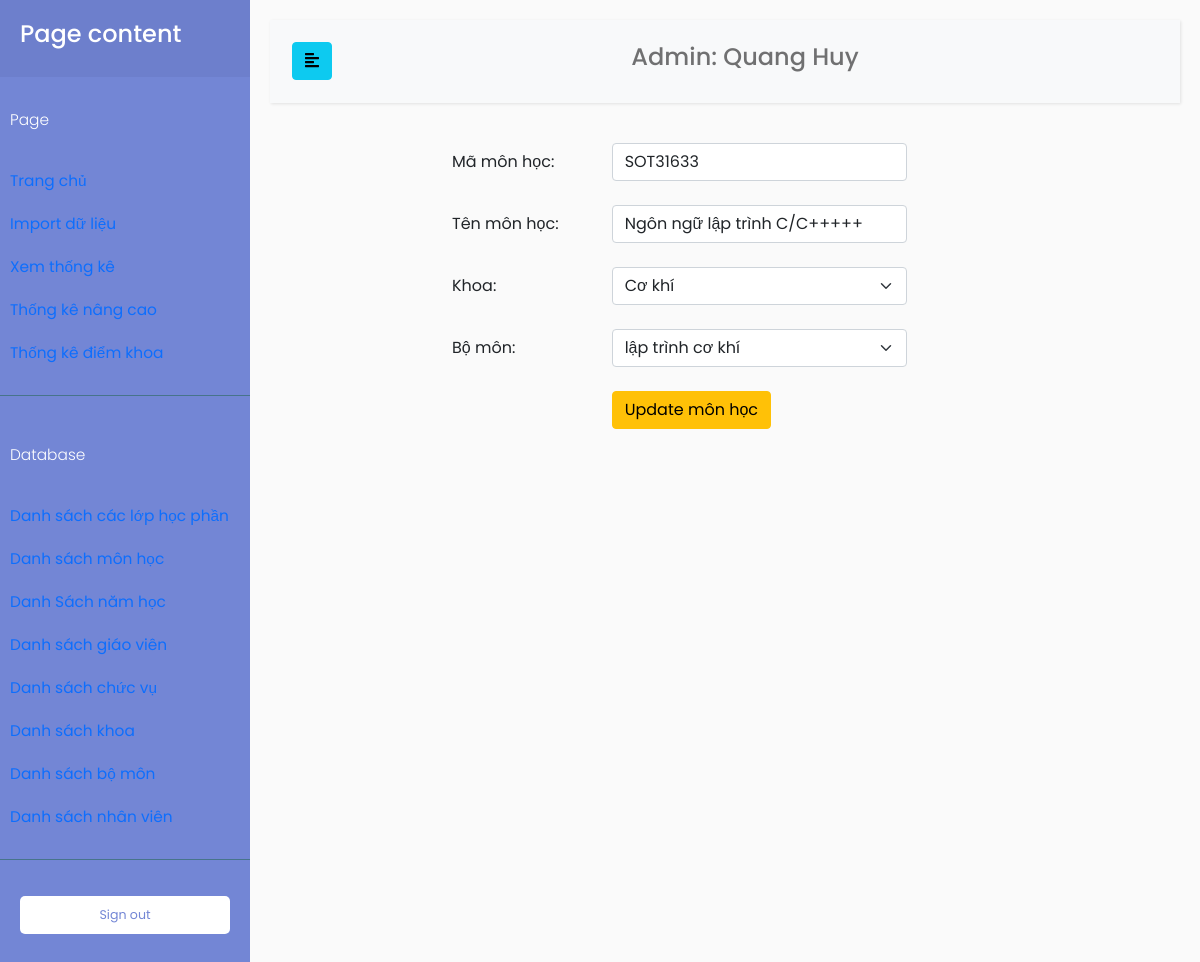
Screenshot of /index.php?TenChucVu=admin&page=updateMonHoc&MaHocPhan=8 (signed in) with the database file from the repository.
### tables this page shows
CREATE TABLE `nhanvien` (
  `MaNhanVien` varchar(100) NOT NULL,
  `TenNhanVien` varchar(100) NOT NULL,
  `MatKhau` varchar(100) NOT NULL,
  `MaChucVu` int(11) NOT NULL
);

CREATE TABLE `hocphan` (
  `MaHocPhan` int(11) NOT NULL,
  `MaBoMon` int(11) NOT NULL,
  `MaKhoa` int(11) NOT NULL,
  `TenHocPhan` varchar(100) NOT NULL,
  `MaDuLieuHocPhan` varchar(100) NOT NULL
);

CREATE TABLE `khoa` (
  `MaKhoa` int(11) NOT NULL,
  `TenKhoa` varchar(100) NOT NULL
);

CREATE TABLE `bomon` (
  `MaBoMon` int(11) NOT NULL,
  `MaKhoa` int(11) NOT NULL,
  `TenBoMon` varchar(100) NOT NULL
);

### database/DBController.php (called while the page is built, shortened)
<?php
class DBController
{
    protected $host = 'localhost';
    protected $user = 'root';
    protected $password = '';
    protected $database = 'quanlydanhgia';
    public function __construct()
    {
        $this->con = mysqli_connect($this->host, $this->user, $this->password, $this->database);
    }
}

### function.php (called while the page is built, shortened)
<?php
require('database/DBController.php');
require('database/Account.php');
require('database/InfoSmallTable.php');
$db = new DBController();
$account = new Account($db);
$infoSmallTable = new InfoSmallTable($db);

### database/Account.php (called while the page is built, shortened)
<?php
class Account
{
    public $db = null;
    public function __construct(DBController $db)
    {
        $this->db = $db;
    }
    public function getTenNhanVien($userID, $table = 'giaovien', $key = 'MaGiaoVien')
    {
        $result = $this->db->con->query("SELECT TenNhanVien FROM $table as tb JOIN chucvu on tb.MaChucVu = chucvu.MaChucVu WHERE $key = '{$userID}'");
        $resultArray = array();
        if ($result->num_rows > 0) {
            while ($row = $result->fetch_assoc()) {
                $resultArray[] = $row;
            }
        }
        return $resultArray[0]['TenNhanVien'];
    }
}

### database/InfoSmallTable.php (called while the page is built, shortened)
<?php
class InfoSmallTable
{
    public $db = null;
    public function __construct(DBController $db)
    {
        $this->db = $db;
    }
    public function getThongTinBang($table = 'Khoa')
    {
        $result = $this->db->con->query("SELECT * FROM {$table}");
        $resultArr = array();
        while ($row = mysqli_fetch_array($result, MYSQLI_ASSOC)) {
            $resultArr[] = $row;
        }
        return $resultArr;
    }
    public function getThongTinHocPhan($maHocPhan, $noiDung = 'TenHocPhan')
    {
        $result = $this->db->con->query("SELECT $noiDung FROM HocPhan WHERE MaHocPhan = '{$maHocPhan}'");
        $resultArr = array();
        while ($row = mysqli_fetch_array($result, MYSQLI_ASSOC)) {
            $resultArr[] = $row;
        }
        return $resultArr[0][$noiDung];
    }
}

### page/admin/updateDataCSDL/updateMonHoc.php (the view, shortened to what this page needs)
<?php
if ($_GET["TenChucVu"] === 'admin') {
    if (isset($_GET["MaHocPhan"])) {
        $maHocPhan = $_GET["MaHocPhan"];
        $maDuLieuHocPhan = $infoSmallTable->getThongTinHocPhan($maHocPhan, 'MaDuLieuHocPhan');
        $tenMonHoc = $infoSmallTable->getThongTinHocPhan($maHocPhan, 'TenHocPhan');
        $maKhoa = $infoSmallTable->getThongTinHocPhan($maHocPhan, 'MaKhoa');
        $maBoMon = $infoSmallTable->getThongTinHocPhan($maHocPhan, 'MaBoMon');
    }
    $boMon = $infoSmallTable->getThongTinBang("BoMon");
    $khoa = $infoSmallTable->getThongTinBang("Khoa");
}
?>
<form action="" method="post" style="width:50%;margin-left:20%">
    <div class="row pb-4">
        <label class="col-4  col-form-label" style="font-size: 1rem;">Mã môn học: </label>
        <div class="col-8">
            <input required class="form-control" type="text" name="maDuLieuHocPhan" placeholder="nhập mã môn học" value="<?php echo $maDuLieuHocPhan; ?>">
        </div>
    </div>
    <div class="row pb-4">
        <label class="col-4  col-form-label" style="font-size: 1rem;">Tên môn học: </label>
        <div class="col-8">
            <input required class="form-control" type="text" name="tenMonHoc" placeholder="nhập tên môn học" value="<?php echo $tenMonHoc; ?>">
        </div>
    </div>
    <div class="row pb-4">
        <label class="col-4  col-form-label" style="font-size: 1rem;">Khoa: </label>
        <div class="col-8">
            <select required class="form-select" name="selectKhoa">
                <?php foreach ($khoa as $item) : ?>
                    <option <?php if ($maKhoa === $item['MaKhoa']) {
                                echo "selected";
                            }
                            ?> value="<?php echo $item['MaKhoa'] ?>"><?php echo $item['TenKhoa'] ?></option>
                <?php endforeach; ?>
            </select>
        </div>
    </div>
    <div class="row pb-4">
        <label class="col-4  col-form-label" style="font-size: 1rem;">Bộ môn: </label>
        <div class="col-8">
            <select required class="form-select" name="selectBoMon">
                <?php foreach ($boMon as $item) : ?>
                    <option <?php if ($maBoMon === $item['MaBoMon']) {
                                echo "selected";
                            } ?> value="<?php echo $item['MaBoMon'] ?>"><?php echo $item['TenBoMon'] ?></option>
                <?php endforeach; ?>
            </select>
        </div>
    </div>
    <div class="row">
        <div class="col-4"></div>
        <div class="col-8">
            <input type="submit" name="submitUpdate" class="btn btn-warning" value="Update môn học">
        </div>
    </div>
</form>

### index.php (shortened to what this page needs)
<!doctype html>
<html lang="en">
<head>
    <link href="https://cdn.jsdelivr.net/npm/bootstrap@5.0.0-beta3/dist/css/bootstrap.min.css" rel="stylesheet">
    <link rel="stylesheet" href="//code.jquery.com/ui/1.12.1/themes/base/jquery-ui.css">
    <link href="https://ajax.googleapis.com/ajax/libs/jqueryui/1.12.1/themes/base/jquery-ui.css" rel="stylesheet" type="text/css" />
    <link href="css/dashboard.css" rel="stylesheet">
    <link href="css/customTable.css" rel="stylesheet">
    <link rel="stylesheet" href="css/sidebar.css">
</head>
<?php
require('function.php');
if ($_GET["TenChucVu"]) {
    $tenChucVu = $_GET["TenChucVu"];
}
if (isset($_GET["page"])) {
    $page = $_GET["page"];
}
$tenGiaoVien = NULL;
if ($tenChucVu === 'admin' || $tenChucVu === 'nhanvien') {
    if ($tenChucVu === 'admin') {
        $tenCV = "Admin";
    }
    $tenGiaoVien = $account->getTenNhanVien($_SESSION['MaDangNhap'], 'NhanVien', 'MaNhanVien');
}
?>
<body>
    <div class="wrapper">
        <nav id="sidebar">
            <div class="sidebar-header">
                <h4>Page content</h4>
            </div>
            <ul class="list-unstyled components">
                <p>Page</p>
                <li class="nav-item">
                    <a class="nav-link active" aria-current="page" href="index.php?TenChucVu=<?php echo $tenChucVu; ?>">
                        Trang chủ
                    </a>
                </li>
                <?php if ($tenChucVu === 'admin') : ?>
                    <li class="nav-item">
                        <a class="nav-link" href="index.php?TenChucVu=<?php echo $tenChucVu; ?>&page=data">
                            Import dữ liệu
                        </a>
                    </li>
                    <li class="nav-item">
                        <a class="nav-link" href="index.php?TenChucVu=<?php echo $tenChucVu; ?>&page=calculate">
                            Xem thống kê
                        </a>
                    </li>
                    <li class="nav-item">
                        <a class="nav-link" href="index.php?TenChucVu=<?php echo $tenChucVu; ?>&page=thongkenangcao">
                            Thống kê nâng cao
                        </a>
                    </li>
                <?php endif; ?>
                <?php if ($tenChucVu === 'truongkhoa' || $tenChucVu === 'admin') : ?>
                    <li class="nav-item">
                        <a href="index.php?TenChucVu=<?php echo $tenChucVu; ?>&page=ThongKeDiemKhoa" class=" nav-link">Thống kê điểm khoa</a>
                    </li>
                <?php endif; ?>
            </ul>
            <?php if ($tenChucVu === 'admin') : ?>
                <ul class="list-unstyled components">
                    <p>Database</p>
                    <li class="nav-item">
                        <a href="index.php?TenChucVu=<?php echo $tenChucVu; ?>&page=DBlopHocPhan" class=" nav-link">Danh sách các lớp học phần</a>
                    </li>
                    <li class="nav-item">
                        <a href="index.php?TenChucVu=<?php echo $tenChucVu; ?>&page=DBMonHoc" class=" nav-link">Danh sách môn học</a>
                    </li>
                    <li>
                        <a href="index.php?TenChucVu=<?php echo $tenChucVu; ?>&page=DBNamHoc" class=" nav-link">Danh Sách năm học</a>
                    </li>
                    <li class="nav-item">
                        <a href="index.php?TenChucVu=<?php echo $tenChucVu; ?>&page=DBGiaoVien" class=" nav-link">Danh sách giáo viên</a>
                    </li>
                    <li class="nav-item">
                        <a href="index.php?TenChucVu=<?php echo $tenChucVu; ?>&page=DBChucVu" class=" nav-link">Danh sách chức vụ</a>
                    </li>
                    <li class="nav-item">
                        <a href="index.php?TenChucVu=<?php echo $tenChucVu; ?>&page=DBKhoa" class=" nav-link">Danh sách khoa</a>
                    </li>
                    <li class="nav-item">
                        <a href="index.php?TenChucVu=<?php echo $tenChucVu; ?>&page=DBBoMon" class=" nav-link">Danh sách bộ môn</a>
                    </li>
                    <li class="nav-item">
                        <a href="index.php?TenChucVu=<?php echo $tenChucVu; ?>&page=DBNhanVien" class=" nav-link">Danh sách nhân viên</a>
                    </li>
                </ul>
            <?php endif; ?>
            <ul class="list-unstyled CTAs">
                <li>
                    <a href="login.php" class="download">Sign out </a>
                </li>
            </ul>
        </nav>
        <div id="content">
            <nav class="navbar navbar-expand-lg navbar-light bg-light">
                <div class="container-fluid">
                    <button type="button" id="sidebarCollapse" class="btn btn-info">
                        <i class="fas fa-align-left"></i>
                    </button>
                    <div class="collapse navbar-collapse" id="navbarSupportedContent">
                        <ul class="nav navbar-nav m-auto">
                            <li class="nav-item">
                                <h4><a class="nav-link" href="#"><?php echo $tenCV . ": " . $tenGiaoVien; ?></a></h4>
                            </li>
                        </ul>
                    </div>
                </div>
            </nav>
            <?php
            if (isset($page)) {
                switch ($page) {
                    case 'updateMonHoc':
                        include('page/admin/updateDataCSDL/updateMonHoc.php');
                        break;
                }
            }
            ?>
        </div>
    </div>
</body>
</html>

### css/dashboard.css (style rules this page uses)
body { font-size: .875rem; }

### css/sidebar.css (style rules this page uses)
body { font-family: 'Poppins', sans-serif; background: #fafafa; }
p { font-family: 'Poppins', sans-serif; font-size: 1.1em; font-weight: 300; line-height: 1.7em; color: #999; }
a, a:hover, a:focus { color: inherit; text-decoration: none; transition: all 0.3s; }
.navbar { padding: 15px 10px; background: #fff; border: none; border-radius: 0; margin-bottom: 40px; box-shadow: 1px 1px 3px rgba(0, 0, 0, 0.1); }
.wrapper { display: flex; width: 100%; align-items: stretch; }
#sidebar { min-width: 250px; max-width: 250px; background: #7386D5; color: #fff; transition: all 0.3s; }
#sidebar .sidebar-header { padding: 20px; background: #6d7fcc; }
#sidebar ul.components { padding: 20px 0; border-bottom: 1px solid #47748b; }
#sidebar ul p { color: #fff; padding: 10px; }
#sidebar ul li a { padding: 10px; font-size: 1.1em; display: block; }
ul.CTAs { padding: 20px; }
ul.CTAs a { text-align: center; font-size: 0.9em !important; display: block; border-radius: 5px; margin-bottom: 5px; }
a.download { background: #fff; color: #7386D5; }
#content { width: 100%; padding: 20px; min-height: 100vh; transition: all 0.3s; }

### rows the page displays
nhanvien: TenNhanVien "Quang Huy"
hocphan: maDuLieuHocPhan "SOT31633", tenMonHoc "Ngôn ngữ lập trình C/C+++++", selectKhoa "Cơ khí", selectBoMon "lập trình cơ khí"

### other values shown
$tenCV "Admin"
